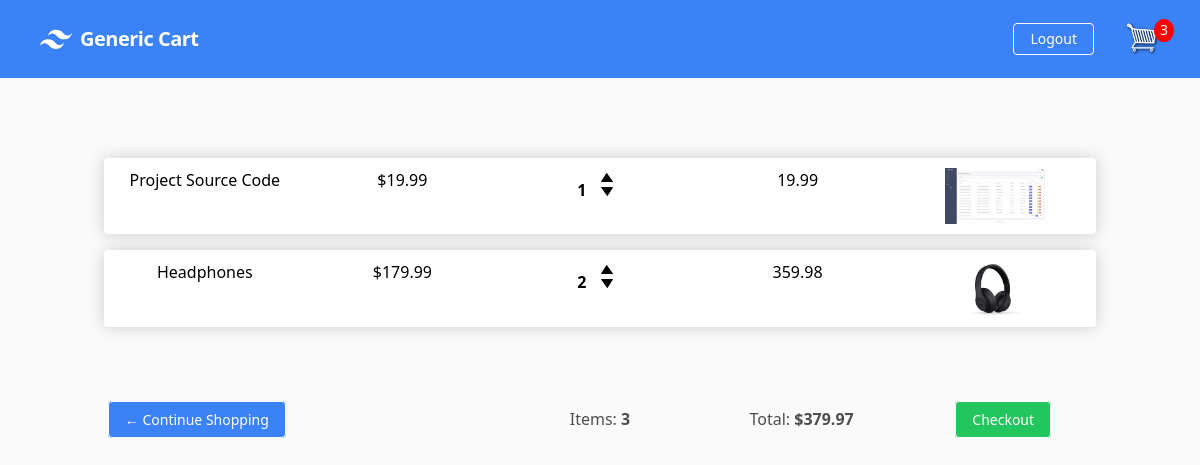
The page /cart/ (signed in) on the database as committed earlier.
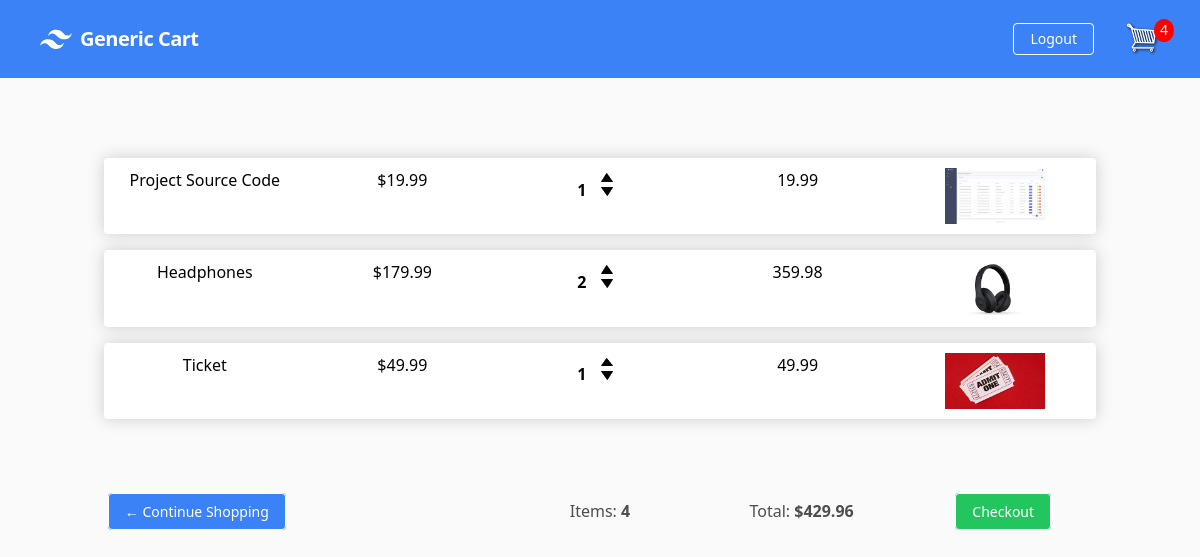
The same page on the database as committed later.
### store/models.py (models this page shows, shortened)
class OrderItem(models.Model):
    product = models.ForeignKey(Product, on_delete=models.SET_NULL, blank=True, null=True)
    order = models.ForeignKey(Order, on_delete=models.SET_NULL, blank=True, null=True)
    quantity = models.IntegerField(default=0, null=True, blank=True)
    date_added = models.DateTimeField(auto_now_add=True)
    @property
    def get_total(self):
        total = self.product.price * self.quantity
        return total

class Product(models.Model):
    name = models.CharField(max_length=200, null=True)
    price = models.DecimalField(max_digits=7, decimal_places=2)
    digital = models.BooleanField(default=False, null=True, blank=False)
    image = models.ImageField(null=True, blank=True)
    @property
    def imageURL(self):
        try:
            url = self.image.url
        except:
            url = ''
        return url

class Order(models.Model):
    customer = models.ForeignKey(Customer, on_delete=models.SET_NULL, blank=True, null=True)
    date_ordered = models.DateTimeField(auto_now_add=True)
    complete = models.BooleanField(default=False, null=True, blank=False)
    transaction_id = models.CharField(max_length=200, null=True)
    @property
    def get_cart_total(self):
        orderitems = self.orderitem_set.all()
        total = sum([item.get_total for item in orderitems])
        return total
    @property
    def get_cart_items(self):
        orderitems = self.orderitem_set.all()
        total = sum([item.quantity for item in orderitems])
        return total

### store/views.py (the view)
# urls.py: path('cart/', views.cart, name='cart'),
def cart(request):
    data = cartData(request)
    order = data['order']
    items = data['items']
    cartItems = data['cartItems']
    context = {'items': items, 'order': order, 'cartItems': cartItems}
    return render(request, 'store/cart.html', context)

### store/utils.py (called while the page is built)
def cartData(request):
    if request.user.is_authenticated:
        customer = request.user.customer
        order, created = Order.objects.get_or_create(
            customer=customer, complete=False)
        items = order.orderitem_set.all()
        cartItems = order.get_cart_items
    else:
        cookieData = cookieCart(request)
        order = cookieData['order']
        items = cookieData['items']
        cartItems = cookieData['cartItems']
    return {'items': items, 'order': order, 'cartItems': cartItems}

### templates/store/cart.html (shortened to what this page needs)
{% extends 'base.html' %}
{% load static %}
{% block content %}
{% for item in items %}
<div class="grid grid-cols-5 gap-4 justify-items-center box-element lg:mx-20 mb-4">
    <div style="flex:2"><p>{{ item.product.name }}</p></div>
    <div style="flex:1"><p>${{ item.product.price|floatformat:2 }}</p></div>
    <div style="flex:1">
        <p class="quantity">{{ item.quantity }}</p>
        <div class="quantity">
            <img
                data-product="{{item.product.id}}"
                data-action="add"
                src="{% static 'images/arrow-up.png' %}"
                class="chg-quantity update-cart"
            >
            <img
                data-product="{{item.product.id}}"
                data-action="remove"
                src="{% static 'images/arrow-down.png' %}"
                class="chg-quantity update-cart"
            >
        </div>
    </div>
    <div class="flex-1"><p>{{ item.get_total }}</p></div>
    <div style="flex:2"><img src="{{ item.product.imageURL }}" class="row-image"></div>
</div>
{% endfor %}
<div class="grid justify-items-center lg:grid-cols-5 gap-4 mx-20 mt-20">
    <div>
        <a href="{% url 'store' %}"
            class="bg-blue-500 text-sm px-4 py-2 border rounded text-white border-white hover:border-teal-500 hover:text-teal-500 hover:bg-white">
            &#x2190; Continue Shopping
        </a>
    </div>
    <div>
        <h5>Items: <strong>{{ order.get_cart_items }}</strong></h5>
    </div>
    <div>
        <h5>Total: <strong>${{ order.get_cart_total|floatformat:2 }}</strong></h5>
    </div>
    <div class="mt-6 lg:mt-0">
        <a href="{% url 'checkout' %}"
            class="bg-green-500 text-sm px-4 py-2 border rounded text-white border-white hover:border-teal-500 hover:text-teal-500 hover:bg-white">
            Checkout
        </a>
    </div>
</div>
{% endblock %}

Rows that differ between the two databases and show on the page:
added OrderItem: product.name "Ticket", product.price "49.99", quantity "1", get_total "49.99", product.imageURL (picture)
computed for Order: get_cart_items "3" → "4"; get_cart_total "379.97" → "429.96"
Other text that changed with them:
{{ cartItems }}: "3" → "4"
